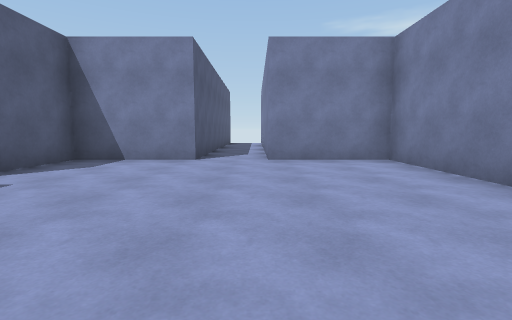
View 1 (above)

18 first-person views from a walk through a 3-D level made in the Unity game engine. The camera is 1.2 m above the floor, tilts 6° down and sees 85° across. Doors are open. The floor is counted in squares, 2 m on a side. Each view is taken from the middle of a square. On the plan, view 1 faces up. The plan holds only what a view shows up to about 9 squares ahead; the rest is blank.

View 2
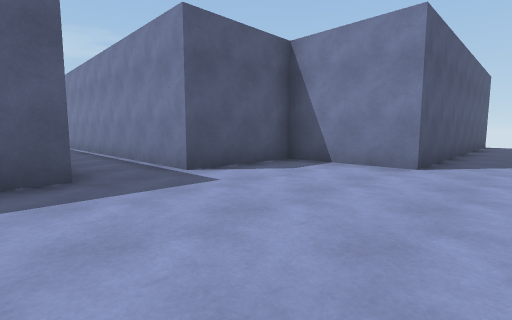

View 3
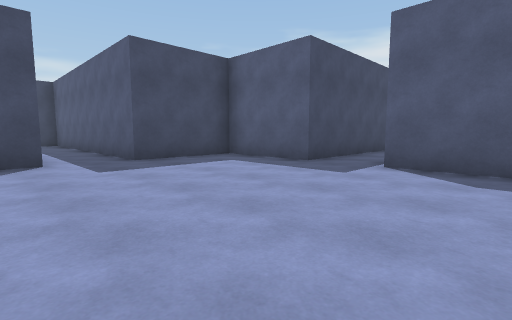

View 4
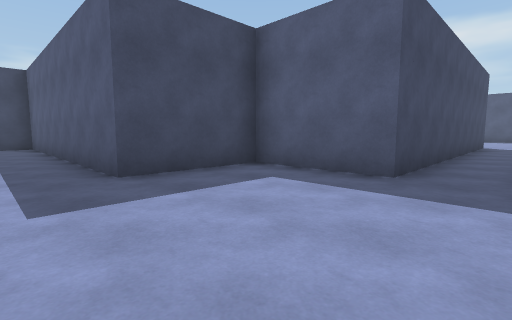

View 5
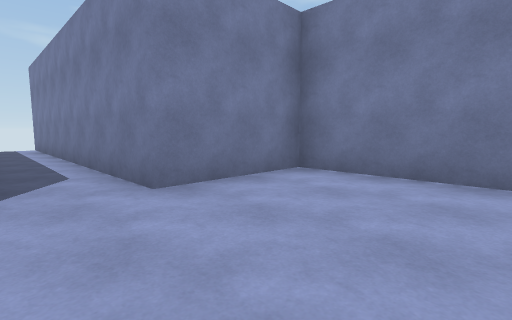

View 6
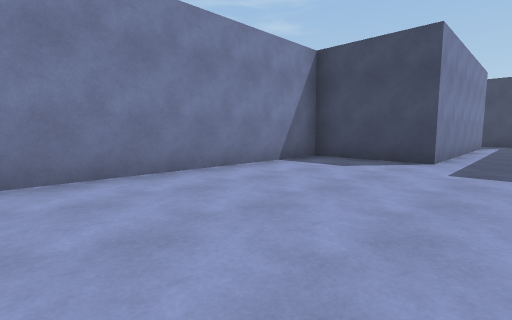

View 7
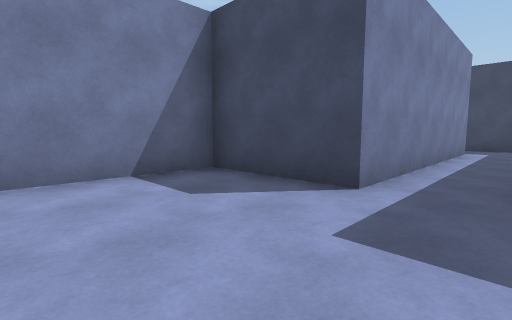

View 8
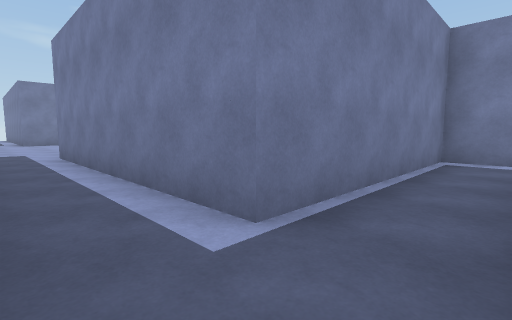

View 9
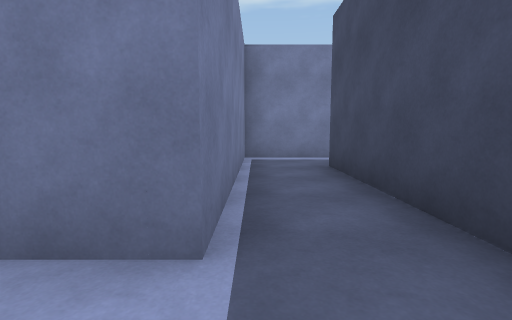

View 10
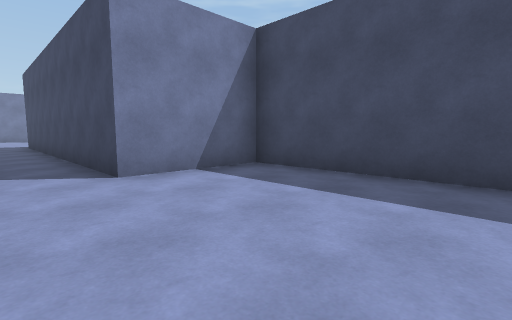

View 11
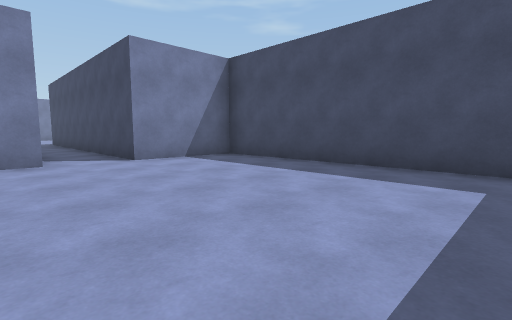

View 12
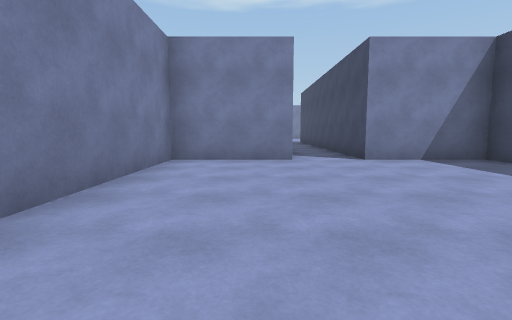

View 13
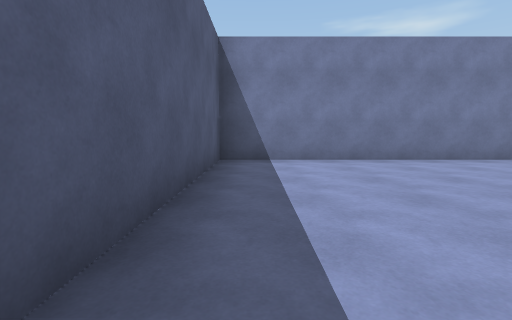

View 14
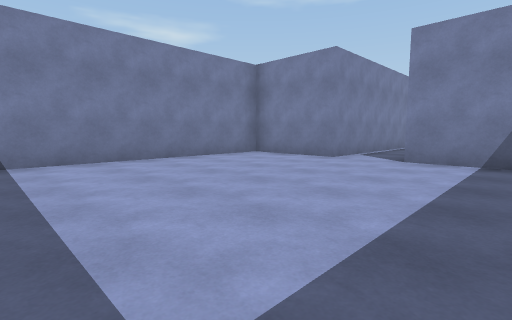

View 15
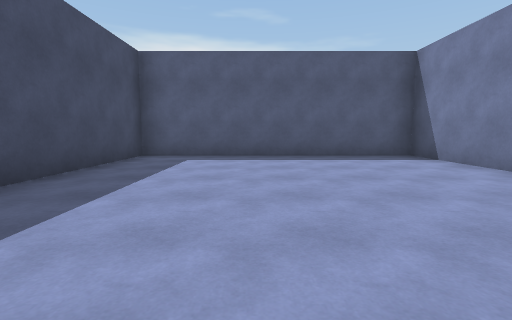

View 16
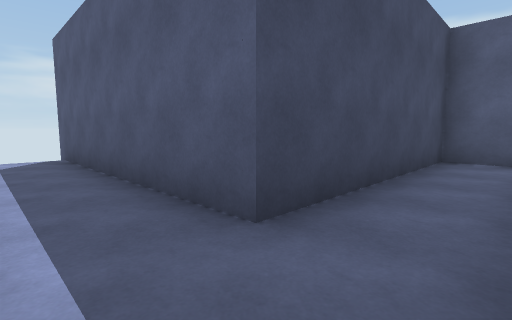

View 17
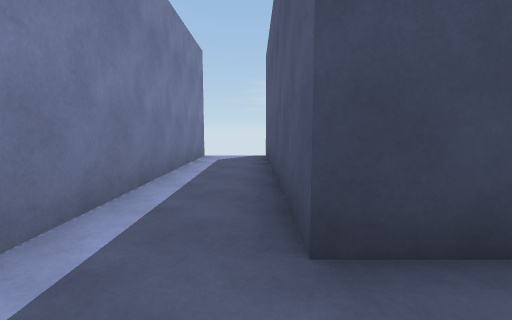

View 18
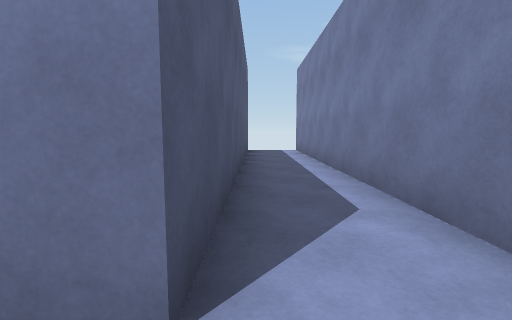

### Floor plan
Points are (right, up) in squares from view 1. A wall is a line through its corners. A room is listed if a view was taken in it or the views show most of it. See-through windows are left out.
Room 1 (views 1, 2, 3, 4, 5, 6, 7, 8, 9, 15, 16, 17, 18)
walls: (-1.2, 5.7) (-3.8, 5.7) (-3.8, 3.3) (-12.3, 3.3); (-12.3, 1.7) (-3.8, 1.7) (-3.8, -0.8) (-1.2, -0.8) (-1.2, -8.3) (3.7, -8.3) (3.7, -14.1); (5.2, -13.8) (5.2, -6.8) (0.3, -6.8) (0.3, -0.8) (2.7, -0.8) (2.7, 5.7) (0.3, 5.7)
ways out: opening at (-12.5, 2.5) to room 2; open door at (-0.5, 6) to room 3
Room 2 (views 10, 11, 12, 13, 14)
walls: (-12.3, 3.3) (-12.3, 5.7) (-18.7, 5.7) (-18.7, -0.8) (-12.3, -0.8) (-12.3, 1.7)
ways out: opening at (-12.5, 2.5) to room 1
Room 3 (no view inside)
walls: (-1.2, 13) (-1.2, 5.7); (0.3, 5.7) (0.3, 13.8)
ways out: open door at (-0.5, 6) to room 1; open door at (-0.5, 13.5)

Where each view was taken, in squares from view 1:
view 1: 0 up, 0 right, facing up
view 2: 1 up, 0 right, facing up-left
view 3: 5 up, 1 right, facing down-left
view 4: 3 up, 0 right, facing down-left
view 5: 3 up, 1 left, facing up-right
view 6: 5 up, 1 left, facing down-right
view 7: 2 up, 1 left, facing down-right
view 8: 8 down, 1 left, facing up-right
view 9: 7 down, 1 left, facing right
view 10: 3 up, 16 left, facing down-right
view 11: 4 up, 18 left, facing down-right
view 12: 4 up, 18 left, facing right
view 13: 0 up, 18 left, facing up
view 14: 0 up, 18 left, facing up-right
view 15: 2 up, 12 left, facing left
view 16: 7 down, 5 right, facing down-left
view 17: 7 down, 4 right, facing down
view 18: 5 up, 1 left, facing up
